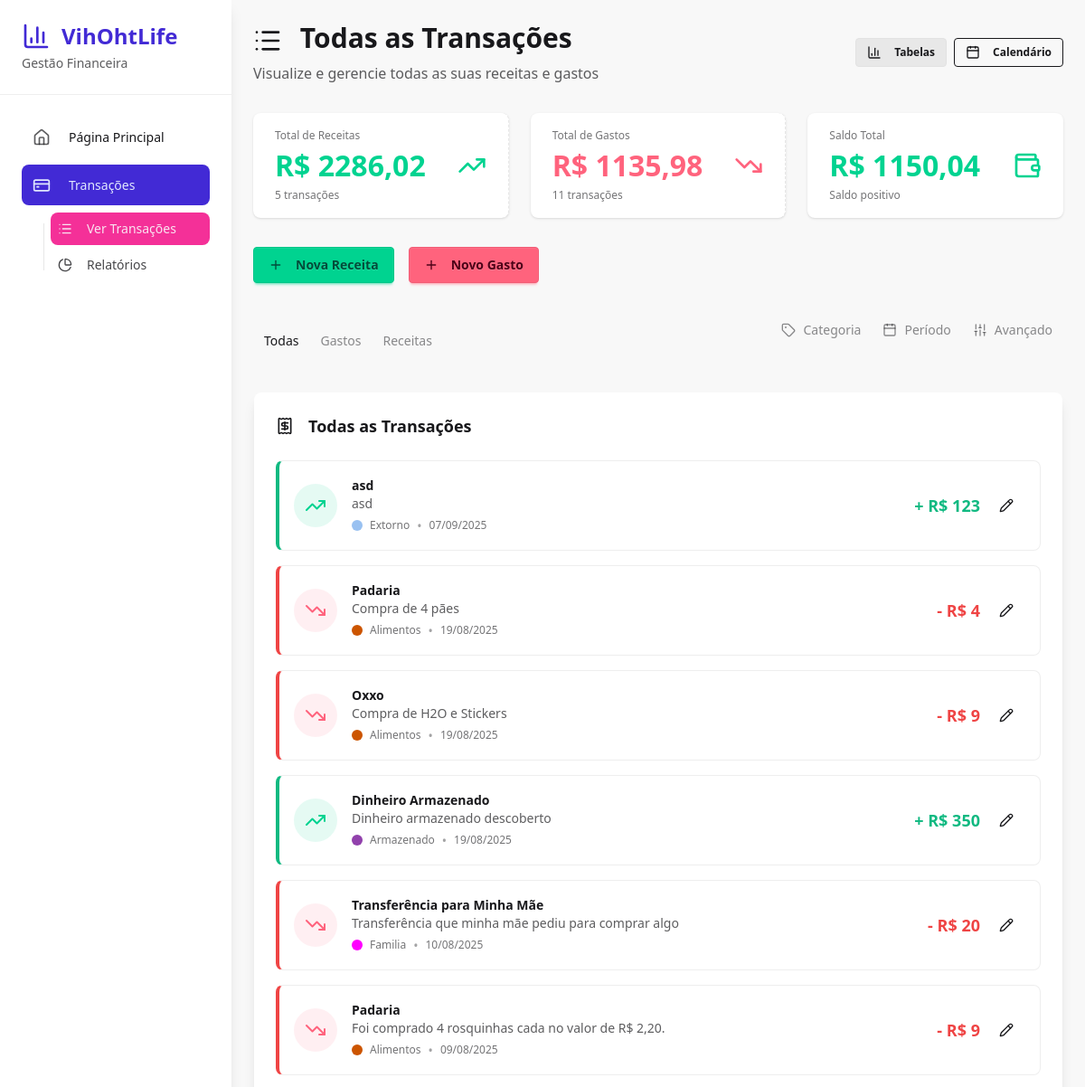
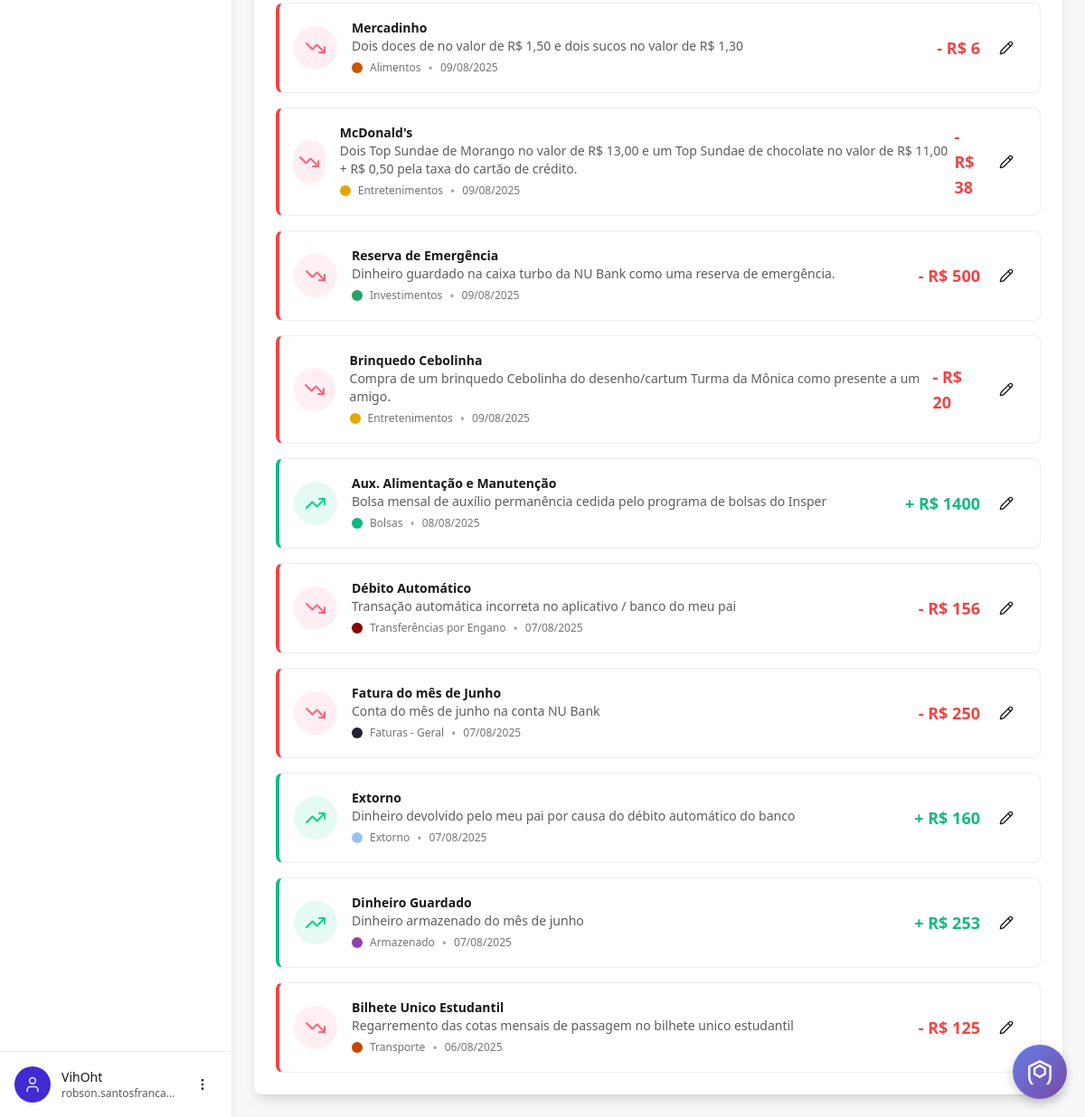
The page /finance/transactions/ (signed in) on the database its author committed (2 pictures, top to bottom).
### authentication/models.py (models this page shows, shortened)
class User(AbstractUser):
    email = models.EmailField(max_length=100, unique=True)
    profile_image = models.ImageField(
        upload_to=user_profile_image_path,
        null=True,
        blank=True,
        help_text="Upload a profile image (max 5MB, JPG/PNG)",
    )
    is_premium = models.BooleanField(default=False)
    USERNAME_FIELD = "email"
    REQUIRED_FIELDS = ["username"]

### finance_manager/models.py (models this page shows, shortened)
class IncomeCategorys(models.Model):
    user = models.ForeignKey(settings.AUTH_USER_MODEL, on_delete=models.CASCADE)
    name = models.CharField(max_length=100)
    description = models.CharField(max_length=300)
    color = ColorField(default="#FFFFFF")
    class Meta:
        verbose_name_plural = "Income Categories"
        unique_together = ["user", "name"]  # Prevent duplicate category names per user

class Incomes(models.Model):
    user = models.ForeignKey(settings.AUTH_USER_MODEL, on_delete=models.CASCADE)
    category = models.ForeignKey(
        IncomeCategorys, on_delete=models.CASCADE, null=True, blank=True
    )
    created_at = models.DateTimeField(auto_now_add=True)
    received_at = models.DateField()
    description = models.CharField(max_length=100)
    detailed_description = models.CharField(max_length=600)
    amount = models.IntegerField()

class ExpenseCategory(models.Model):
    user = models.ForeignKey(settings.AUTH_USER_MODEL, on_delete=models.CASCADE)
    name = models.CharField(max_length=100, unique=True)
    description = models.CharField(max_length=300)
    color = ColorField(default="#FFFFFF")
    class Meta:
        verbose_name_plural = "Expense Categories"
        unique_together = ["user", "name"]  # Prevent duplicate category names per user

class Expenses(models.Model):
    user = models.ForeignKey(settings.AUTH_USER_MODEL, on_delete=models.CASCADE)
    category = models.ForeignKey(
        ExpenseCategory, on_delete=models.CASCADE, null=True, blank=True
    )
    created_at = models.DateTimeField(auto_now_add=True)
    spent_at = models.DateField()
    description = models.CharField(max_length=100)
    detailed_description = models.CharField(max_length=600)
    amount = models.IntegerField()

### finance_manager/views.py (the view)
# urls.py: path("transactions/", views.transactions, name="transactions"),
@login_required
def transactions(request):
    expenses = Expenses.objects.filter(user=request.user).order_by("-spent_at")
    incomes = Incomes.objects.filter(user=request.user).order_by("-received_at")
    all_transactions = []
    for expense in expenses:
        all_transactions.append(
            {
                "type": "expense",
                "id": expense.id,
                "description": expense.description,
                "detailed_description": expense.detailed_description,
                "amount": expense.amount,
                "date": expense.spent_at,
                "category": expense.category,
                "object": expense,
            }
        )
    for income in incomes:
        all_transactions.append(
            {
                "type": "income",
                "id": income.id,
                "description": income.description,
                "detailed_description": income.detailed_description,
                "amount": income.amount,
                "date": income.received_at,
                "category": income.category,
                "object": income,
            }
        )
    all_transactions.sort(key=lambda x: x["date"], reverse=True)
    expense_categories = ExpenseCategory.objects.filter(user=request.user)
    income_categories = IncomeCategorys.objects.filter(user=request.user)
    total_expenses = sum([x.amount for x in expenses])
    total_incomes = sum([x.amount for x in incomes])
    balance = total_incomes - total_expenses
    def format_amount(amount):
        return f"{amount // 100},{amount % 100:02n}"
    return render(
        request,
        "finance_manager/transactions.html",
        {
            "expenses": expenses,
            "incomes": incomes,
            "all_transactions": all_transactions,
            "expense_categories": expense_categories,
            "income_categories": income_categories,
            "total_expenses": format_amount(total_expenses),
            "total_incomes": format_amount(total_incomes),
            "balance": format_amount(balance),
            "balance_raw": balance,
        },
    )

### templates/finance_manager/transactions.html (shortened to what this page needs)
{% extends "finance_manager/base.html" %}
{% load static %}
{% block finance_head %}
<link href="{% static 'css/transaction-filters.css' %}" rel="stylesheet" type="text/css" />
{% endblock %}
{% block finance_content %}
<div class="max-w-7xl mx-auto">
   <div class='mb-8  flex items-center justify-between'>
    <div>
      <h1 class="text-3xl font-bold text-base-content mb-2">
        <i data-lucide="list" class="w-8 h-8 inline-block mr-3"></i>
        Todas as Transações
      </h1>
      <p class="text-base-content/70">Visualize e gerencie todas as suas receitas e gastos</p>
    </div>
    <div class="flex gap-2">
      <a href="{% url 'finance_manager:transactions' %}"
         class="btn btn-outline btn-sm {% if request.resolver_match.url_name == 'transactions' %}btn-active{% endif %}">
        <i data-lucide="bar-chart-3" class="w-4 h-4 mr-2"></i>
        Tabelas
      </a>
      <a href="{% url 'finance_statistics:calendar' %}"
         class="btn btn-outline btn-sm {% if request.resolver_match.url_name == 'calendar' %}btn-active{% endif %}">
        <i data-lucide="calendar" class="w-4 h-4 mr-2"></i>
        Calendário
      </a>
    </div>
  </div>
  <div class="grid grid-cols-1 md:grid-cols-3 gap-6 mb-8">
    <div class="stat bg-base-100 rounded-lg shadow">
      <div class="stat-figure text-success">
        <i data-lucide="trending-up" class="w-8 h-8"></i>
      </div>
      <div class="stat-title">Total de Receitas</div>
      <div class="stat-value text-success">R$ {{ total_incomes }}</div>
      <div class="stat-desc">{{ incomes|length }}{% if expenses|length != 1 %} transações{% else %} transação{% endif %}</div>
    </div>
    <div class="stat bg-base-100 rounded-lg shadow">
      <div class="stat-figure text-error">
        <i data-lucide="trending-down" class="w-8 h-8"></i>
      </div>
      <div class="stat-title">Total de Gastos</div>
      <div class="stat-value text-error">R$ {{ total_expenses }}</div>
      <div class="stat-desc">{{ expenses|length }}{% if expenses|length != 1 %} transações{% else %} transação{% endif %}</div>
    </div>
    <div class="stat bg-base-100 rounded-lg shadow">
      <div class="stat-figure {% if balance_raw >= 0 %}text-success{% else %}text-error{% endif %}">
        <i data-lucide="wallet" class="w-8 h-8"></i>
      </div>
      <div class="stat-title">Saldo Total</div>
      <div class="stat-value {% if balance_raw >= 0 %}text-success{% else %}text-error{% endif %}">R$ {{ balance }}</div>
      <div class="stat-desc">{% if balance_raw >= 0 %}Saldo positivo{% else %}Saldo negativo{% endif %}</div>
    </div>
  </div>
  <div class="flex flex-wrap gap-4 mb-8">
    <button class="btn btn-success" onclick="openIncomeModal()">
      <i data-lucide="plus" class="w-4 h-4 mr-2"></i>
      Nova Receita
    </button>
    <button class="btn btn-error" onclick="openExpenseModal()">
      <i data-lucide="plus" class="w-4 h-4 mr-2"></i>
      Novo Gasto
    </button>
  </div>
  <div class="flex flex-wrap mb-6 justify-between items-center">
    <div class="tabs flex items-center tabs-boxed">
      <a id="all-button" class="tab tab-active" href="#all">Todas</a>
      <a id="expenses-button" class="tab" href="#expenses">Gastos</a>
      <a id="incomes-button" class="tab" href="#incomes">Receitas</a>
    </div>
    <div class="tabs tabs-boxed mb-6 relative">
      <button id="category-filter-btn" class="tab" onclick="toggleCategoryFilter()">
        <i data-lucide="tag" class="w-4 h-4 mr-2"></i>
        Categoria
      </button>
      <button id="date-filter-btn" class="tab" onclick="toggleDateFilter()">
        <i data-lucide="calendar" class="w-4 h-4 mr-2"></i>
        Período
      </button>
      <button id="advanced-filter-btn" class="tab" onclick="toggleAdvancedFilter()">
        <i data-lucide="sliders" class="w-4 h-4 mr-2"></i>
        Avançado
      </button>
    </div>
  </div>
  <div id="all-tab" class="tab-content hidden">
    <div class="card bg-base-100 shadow-lg">
      <div class="card-body">
        <h2 class="card-title mb-4">
          <i data-lucide="receipt" class="w-5 h-5 mr-2"></i>
          Todas as Transações
        </h2>
        {% if all_transactions %}
          <div class="space-y-4">
            {% for transaction in all_transactions %}
              {% if transaction.type == 'income' %}
                <div class="transaction-card income-border bg-base-100 border border-base-300 rounded-lg p-4 flex items-center justify-between">
                  <div class="flex items-center space-x-4">
                    <div class="w-12 h-12 bg-success/10 rounded-full flex items-center justify-center">
                      <i data-lucide="trending-up" class="w-6 h-6 text-success"></i>
                    </div>
                    <div>
                      <h3 class="font-semibold text-base-content">{{ transaction.description }}</h3>
                      <p class="text-sm text-base-content/70">{{ transaction.detailed_description|default:"Sem descrição detalhada" }}</p>
                      <div class="flex items-center mt-1">
                        {% if transaction.category %}
                          <span class="category-indicator" style="background-color: {{ transaction.category.color }}"></span>
                          <span class="text-xs text-base-content/60">{{ transaction.category.name }}</span>
                        {% else %}
                          <span class="text-xs text-base-content/60">Sem categoria</span>
                        {% endif %}
                        <span class="mx-2 text-base-content/40">•</span>
                        <span class="text-xs text-base-content/60">{{ transaction.date|date:"d/m/Y" }}</span>
                      </div>
                    </div>
                  </div>
                  <div class="flex items-center space-x-2">
                    <span class="text-lg font-bold amount-income">+ R$ {% widthratio transaction.amount 100 1 %}</span>
                    <button class="btn btn-ghost btn-sm" onclick="openEditIncomeModal({{ transaction.id }}, '{{ transaction.description|escapejs }}', '{{ transaction.detailed_description|default:""|escapejs }}', '{{ transaction.date|date:"Y-m-d" }}', {{ transaction.amount }}, {{ transaction.category.id|default:"null" }})">
                      <i data-lucide="pencil" class="w-4 h-4"></i>
                    </button>
                  </div>
                </div>
              {% else %}
                <div class="transaction-card expense-border bg-base-100 border border-base-300 rounded-lg p-4 flex items-center justify-between">
                  <div class="flex items-center space-x-4">
                    <div class="w-12 h-12 bg-error/10 rounded-full flex items-center justify-center">
                      <i data-lucide="trending-down" class="w-6 h-6 text-error"></i>
                    </div>
                    <div>
                      <h3 class="font-semibold text-base-content">{{ transaction.description }}</h3>
                      <p class="text-sm text-base-content/70">{{ transaction.detailed_description|default:"Sem descrição detalhada" }}</p>
                      <div class="flex items-center mt-1">
                        {% if transaction.category %}
                          <span class="category-indicator" style="background-color: {{ transaction.category.color }}"></span>
                          <span class="text-xs text-base-content/60">{{ transaction.category.name }}</span>
                        {% else %}
                          <span class="text-xs text-base-content/60">Sem categoria</span>
                        {% endif %}
                        <span class="mx-2 text-base-content/40">•</span>
                        <span class="text-xs text-base-content/60">{{ transaction.date|date:"d/m/Y" }}</span>
                      </div>
                    </div>
                  </div>
                  <div class="flex items-center space-x-2">
                    <span class="text-lg font-bold amount-expense">- R$ {% widthratio transaction.amount 100 1 %}</span>
                    <button class="btn btn-ghost btn-sm" onclick="openEditExpenseModal({{ transaction.id }}, '{{ transaction.description|escapejs }}', '{{ transaction.detailed_description|default:""|escapejs }}', '{{ transaction.date|date:"Y-m-d" }}', {{ transaction.amount }}, {{ transaction.category.id|default:"null" }})">
                      <i data-lucide="pencil" class="w-4 h-4"></i>
                    </button>
                  </div>
                </div>
              {% endif %}
            {% endfor %}
          </div>
        {% endif %}
      </div>
    </div>
  </div>
</div>
{% endblock %}

### templates/finance_manager/base.html (shortened to what this page needs)
{% extends 'base.html' %}
{% block extra_head %}
{% block finance_head %}{% endblock %}
{% endblock %}
{% block content %}
<div class="flex min-h-screen">
  <aside class="w-64 bg-base-100 shadow-lg hidden lg:block">
    <div class="p-6 border-b border-base-300">
      <a href="{% url "landingpage" %}">
        <h1 class="text-2xl font-bold text-primary flex items-center">
          <i data-lucide="bar-chart-3" class="w-8 h-8 mr-3"></i>
          VihOhtLife
        </h1>
      </a>
      <p class="text-sm text-base-content/70 mt-1">Gestão Financeira</p>
    </div>
    <nav class="p-4">
      <ul class="menu s_items menu-vertical w-full space-y-2">
        <li>
          <a href="{% url 'landingpage' %}" class="flex items-center p-3 rounded-lg hover:bg-base-200 transition-colors group">
            <i data-lucide="home" class="w-5 h-5 mr-3 text-base-content/70 group-hover:text-primary"></i>
            <span class="font-medium">Página Principal</span>
          </a>
        </li>
        <li>
          <a href="{% url 'finance_manager:dashboard' %}" class="flex items-center p-3 rounded-lg hover:bg-base-200 transition-colors group">
            <i data-lucide="credit-card" class="w-5 h-5 mr-3"></i>
            <span class="font-medium">Transações</span>
          </a>
          <ul class="ml-6 mt-2 space-y-1">
            <li>
              <a href="{% url 'finance_manager:transactions' %}" class="flex items-center p-2 text-sm rounded-lg hover:bg-base-200 transition-colors text-base-content/80">
                <i data-lucide="list" class="w-4 h-4 mr-2"></i>
                Ver Transações
              </a>
            </li>
            <li>
              <a href="{% url 'finance_statistics:dashboard' %}" class="flex items-center p-2 text-sm rounded-lg hover:bg-base-200 transition-colors text-base-content/80">
                <i data-lucide="pie-chart" class="w-4 h-4 mr-2"></i>
                Relatórios
              </a>
            </li>
          </ul>
        </li>
      </ul>
    </nav>
    <div class="absolute bottom-0 left-0 right-0 w-64 p-4 border-t border-base-300 bg-base-100">
      {% if user.is_authenticated %}
        <div class="flex items-center space-x-3">
          <div class="w-10 h-10 rounded-full bg-primary text-primary-content flex items-center justify-center">
            <i data-lucide="user" class="w-5 h-5"></i>
          </div>
          <div class="flex-1 min-w-0">
            <p class="text-sm font-medium text-base-content truncate">{{ user.username }}</p>
            <p class="text-xs text-base-content/70 truncate">{{ user.email }}</p>
          </div>
          <div class="dropdown dropdown-top dropdown-end">
            <div tabindex="0" role="button" class="btn btn-ghost btn-sm btn-circle">
              <i data-lucide="more-vertical" class="w-4 h-4"></i>
            </div>
          </div>
        </div>
      {% endif %}
    </div>
  </aside>
  <main class="flex-1 bg-base-200">
    <div class="p-6">
      {% block finance_content %}{% endblock %}
    </div>
  </main>
</div>
{% endblock %}

### rows shown on the page
User: username "VihOht", email "robson.santosfranca…"
IncomeCategorys: amount "123", amount "160"
ExpenseCategory: amount "4", amount "9", amount "6"
IncomeCategorys: amount "350", amount "253"
ExpenseCategory: amount "20"
ExpenseCategory: amount "38", amount "20"
ExpenseCategory: amount "500"
IncomeCategorys: amount "1400"
ExpenseCategory: amount "156"
ExpenseCategory: amount "250"
ExpenseCategory: amount "125"

### other values the page prints
{{ total_incomes }} "2286,02"
{{ incomes|length }} "5"
{{ total_expenses }} "1135,98"
{{ expenses|length }} "11"
{{ balance }} "1150,04"
